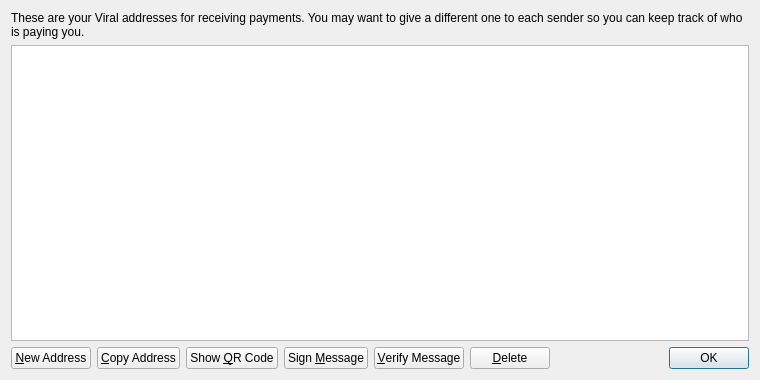
<?xml version="1.0" encoding="UTF-8"?>
<ui version="4.0">
 <class>AddressBookPage</class>
 <widget class="QWidget" name="AddressBookPage">
  <property name="geometry">
   <rect>
    <x>0</x>
    <y>0</y>
    <width>760</width>
    <height>380</height>
   </rect>
  </property>
  <property name="windowTitle">
   <string>Address Book</string>
  </property>
  <layout class="QVBoxLayout" name="verticalLayout">
   <item>
    <widget class="QLabel" name="labelExplanation">
     <property name="text">
      <string>These are your Viral addresses for receiving payments. You may want to give a different one to each sender so you can keep track of who is paying you.</string>
     </property>
     <property name="textFormat">
      <enum>Qt::PlainText</enum>
     </property>
     <property name="wordWrap">
      <bool>true</bool>
     </property>
    </widget>
   </item>
   <item>
    <widget class="QTableView" name="tableView">
     <property name="contextMenuPolicy">
      <enum>Qt::CustomContextMenu</enum>
     </property>
     <property name="toolTip">
      <string>Double-click to edit address or label</string>
     </property>
     <property name="tabKeyNavigation">
      <bool>false</bool>
     </property>
     <property name="selectionMode">
      <enum>QAbstractItemView::SingleSelection</enum>
     </property>
     <property name="selectionBehavior">
      <enum>QAbstractItemView::SelectRows</enum>
     </property>
     <property name="sortingEnabled">
      <bool>true</bool>
     </property>
     <attribute name="verticalHeaderVisible">
      <bool>false</bool>
     </attribute>
    </widget>
   </item>
   <item>
    <layout class="QHBoxLayout" name="horizontalLayout">
     <item>
      <widget class="QPushButton" name="newAddressButton">
       <property name="toolTip">
        <string>Create a new address</string>
       </property>
       <property name="text">
        <string>&amp;New Address</string>
       </property>
      </widget>
     </item>
     <item>
      <widget class="QPushButton" name="copyToClipboard">
       <property name="toolTip">
        <string>Copy the currently selected address to the system clipboard</string>
       </property>
       <property name="text">
        <string>&amp;Copy Address</string>
       </property>
      </widget>
     </item>
     <item>
      <widget class="QPushButton" name="showQRCode">
       <property name="text">
        <string>Show &amp;QR Code</string>
       </property>
      </widget>
     </item>
     <item>
      <widget class="QPushButton" name="signMessage">
       <property name="toolTip">
        <string>Sign a message to prove you own a Viral address</string>
       </property>
       <property name="text">
        <string>Sign &amp;Message</string>
       </property>
      </widget>
     </item>
     <item>
      <widget class="QPushButton" name="verifyMessage">
       <property name="toolTip">
        <string>Verify a message to ensure it was signed with a specified Viral address</string>
       </property>
       <property name="text">
        <string>&amp;Verify Message</string>
       </property>
      </widget>
     </item>
     <item>
      <widget class="QPushButton" name="deleteButton">
       <property name="toolTip">
        <string>Delete the currently selected address from the list</string>
       </property>
       <property name="text">
        <string>&amp;Delete</string>
       </property>
      </widget>
     </item>
     <item>
      <spacer name="horizontalSpacer">
       <property name="orientation">
        <enum>Qt::Horizontal</enum>
       </property>
       <property name="sizeHint" stdset="0">
        <size>
         <width>40</width>
         <height>20</height>
        </size>
       </property>
      </spacer>
     </item>
     <item>
      <widget class="QDialogButtonBox" name="buttonBox">
       <property name="sizePolicy">
        <sizepolicy hsizetype="Maximum" vsizetype="Fixed">
         <horstretch>0</horstretch>
         <verstretch>0</verstretch>
        </sizepolicy>
       </property>
       <property name="standardButtons">
        <set>QDialogButtonBox::Ok</set>
       </property>
      </widget>
     </item>
    </layout>
   </item>
  </layout>
 </widget>
 <resources>
  <include location="../bitcoin.qrc"/>
 </resources>
 <connections/>
</ui>
